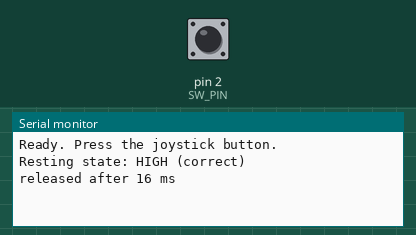
This sketch was run on a simulated Arduino Uno, built with avr-gcc and run on an emulated ATmega328P. Shown: the last lines printed to the serial monitor. Inputs (shaded band) come from the test bench; at power-on: pin 2 (SW_PIN) HIGH.

Above: at 1.2 s.
1.3 s: pin 2 (SW_PIN) pulled LOW for 0.15 s
At 1.44 s:
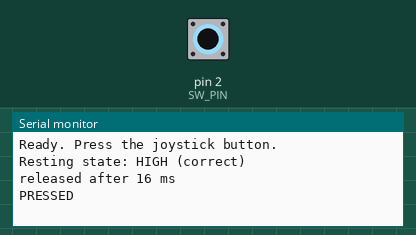
2.9 s: pin 2 (SW_PIN) pulled LOW for 1 s
At 5.1 s:
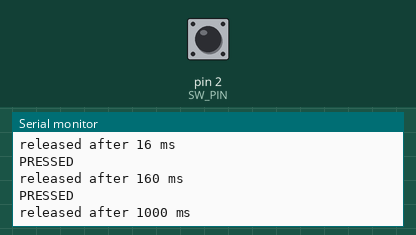
5.4 s: pin 2 (SW_PIN) pulled LOW for 1 s
At 7.1 s:
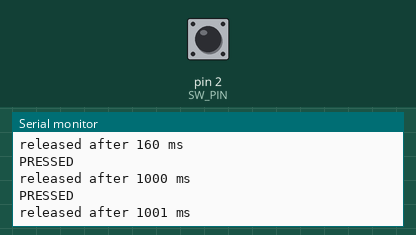
Timing chart, 0 to 8.6 s (numbered marks = the images above; inputs shaded):
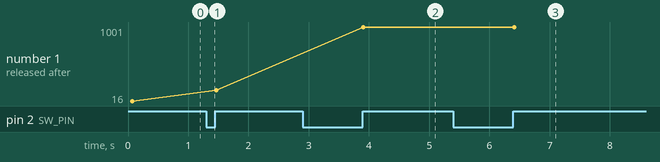

The sketch:

button_test.ino
```cpp
// Tests ONLY the joystick's press button. Nothing else.
// Open Serial Monitor at 9600 baud and press the stick in.
// It prints only when the pin changes, so a quiet screen means the
// button is not reaching D2 at all.

const int SW_PIN = 2;

void setup() {
  Serial.begin(9600);
  pinMode(SW_PIN, INPUT_PULLUP);
  Serial.println("Ready. Press the joystick button.");
  Serial.print("Resting state: ");
  Serial.println(digitalRead(SW_PIN) == LOW ? "LOW (stuck pressed?)" : "HIGH (correct)");
}

void loop() {
  static int last = -1;
  static unsigned long pressedAt = 0;

  int v = digitalRead(SW_PIN);
  if (v != last) {
    if (v == LOW) {
      pressedAt = millis();
      Serial.println("PRESSED");
    } else {
      Serial.print("released after ");
      Serial.print(millis() - pressedAt);
      Serial.println(" ms");
    }
    last = v;
  }
  delay(20);
}
```

Measured:
- after the input at 1.3 s, the serial monitor: prints a new line at once (image 1)
- after the input at 2.9 s, the serial monitor: prints a new line after 1.0 s (image 2)
- after the input at 5.4 s, the serial monitor: prints a new line after 1.0 s (image 3)
- plotted number 1: 16 → 160 after the input at 1.3 s, 160 → 1000 after the input at 2.9 s, 1000 → 1001 after the input at 5.4 s
